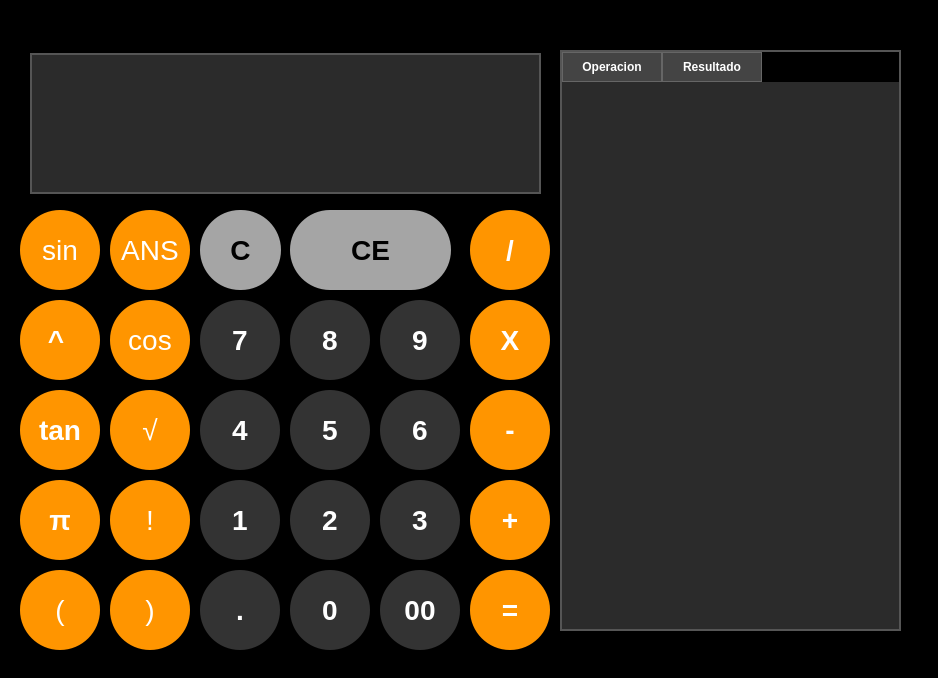
<?xml version="1.0" encoding="UTF-8"?>
<ui version="4.0">
 <class>MainWindow</class>
 <widget class="QMainWindow" name="MainWindow">
  <property name="geometry">
   <rect>
    <x>0</x>
    <y>0</y>
    <width>938</width>
    <height>678</height>
   </rect>
  </property>
  <property name="minimumSize">
   <size>
    <width>938</width>
    <height>678</height>
   </size>
  </property>
  <property name="maximumSize">
   <size>
    <width>938</width>
    <height>678</height>
   </size>
  </property>
  <property name="font">
   <font>
    <pointsize>13</pointsize>
   </font>
  </property>
  <property name="windowTitle">
   <string>MainWindow</string>
  </property>
  <property name="styleSheet">
   <string notr="true">background-color: black;</string>
  </property>
  <widget class="QWidget" name="centralwidget">
   <property name="autoFillBackground">
    <bool>false</bool>
   </property>
   <property name="styleSheet">
    <string notr="true"/>
   </property>
   <widget class="QPushButton" name="btn_borrar_todo">
    <property name="geometry">
     <rect>
      <x>200</x>
      <y>210</y>
      <width>81</width>
      <height>80</height>
     </rect>
    </property>
    <property name="styleSheet">
     <string notr="true">QPushButton {
    font-family: &quot;Arial&quot;;
    font-weight: bold;
    font-size: 28px;
    border-radius: 40px;
    min-width: 80px;
    min-height: 80px;
    border: none;
}

QPushButton {
    background-color: #A5A5A5;
    color: black;
}

QPushButton:hover {
    background-color: #BFBFBF;
}

QPushButton:pressed {
    background-color: #D4D4D2;
}</string>
    </property>
    <property name="text">
     <string>C</string>
    </property>
   </widget>
   <widget class="QPushButton" name="btn_borrar_ultimo_digito">
    <property name="geometry">
     <rect>
      <x>290</x>
      <y>210</y>
      <width>161</width>
      <height>80</height>
     </rect>
    </property>
    <property name="sizePolicy">
     <sizepolicy hsizetype="Fixed" vsizetype="Minimum">
      <horstretch>0</horstretch>
      <verstretch>0</verstretch>
     </sizepolicy>
    </property>
    <property name="styleSheet">
     <string notr="true">QPushButton {
    font-family: &quot;Arial&quot;;
    font-weight: bold;
    font-size: 28px;
    border-radius: 40px;
    min-width: 80px;
    min-height: 80px;
    border: none;
}

QPushButton {
    background-color: #A5A5A5;
    color: black;
}

QPushButton:hover {
    background-color: #BFBFBF;
}

QPushButton:pressed {
    background-color: #D4D4D2;
}</string>
    </property>
    <property name="text">
     <string>CE</string>
    </property>
   </widget>
   <widget class="QPushButton" name="btn_n9">
    <property name="geometry">
     <rect>
      <x>380</x>
      <y>300</y>
      <width>80</width>
      <height>80</height>
     </rect>
    </property>
    <property name="styleSheet">
     <string notr="true">QPushButton {
    font-family: &quot;Arial&quot;;
    font-weight: bold;
    font-size: 28px;
    border-radius: 40px;
    min-width: 80px;
    min-height: 80px;
    border: none;
}

QPushButton {
    background-color: #333333;
    color: white;
}

QPushButton:hover {
    background-color: #4D4D4D;
}

QPushButton:pressed {
    background-color: #666666;
}</string>
    </property>
    <property name="text">
     <string>9</string>
    </property>
   </widget>
   <widget class="QPushButton" name="btn_n8">
    <property name="geometry">
     <rect>
      <x>290</x>
      <y>300</y>
      <width>80</width>
      <height>80</height>
     </rect>
    </property>
    <property name="styleSheet">
     <string notr="true">QPushButton {
    font-family: &quot;Arial&quot;;
    font-weight: bold;
    font-size: 28px;
    border-radius: 40px;
    min-width: 80px;
    min-height: 80px;
    border: none;
}

QPushButton {
    background-color: #333333;
    color: white;
}

QPushButton:hover {
    background-color: #4D4D4D;
}

QPushButton:pressed {
    background-color: #666666;
}</string>
    </property>
    <property name="text">
     <string>8</string>
    </property>
   </widget>
   <widget class="QPushButton" name="btn_n7">
    <property name="geometry">
     <rect>
      <x>200</x>
      <y>300</y>
      <width>80</width>
      <height>80</height>
     </rect>
    </property>
    <property name="styleSheet">
     <string notr="true">QPushButton {
    font-family: &quot;Arial&quot;;
    font-weight: bold;
    font-size: 28px;
    border-radius: 40px;
    min-width: 80px;
    min-height: 80px;
    border: none;
}

QPushButton {
    background-color: #333333;
    color: white;
}

QPushButton:hover {
    background-color: #4D4D4D;
}

QPushButton:pressed {
    background-color: #666666;
}</string>
    </property>
    <property name="text">
     <string>7</string>
    </property>
   </widget>
   <widget class="QPushButton" name="btn_dividir">
    <property name="geometry">
     <rect>
      <x>470</x>
      <y>210</y>
      <width>80</width>
      <height>80</height>
     </rect>
    </property>
    <property name="styleSheet">
     <string notr="true">QPushButton {
    font-family: &quot;Arial&quot;; /* Usa una fuente integrada en el sistema */
    font-weight: bold;
    font-size: 28px;
    border-radius: 40px;
    min-width: 80px;
    min-height: 80px;
    border: none;
}

QPushButton {
    background-color: #FF9500;
    color: white;
}

QPushButton:hover {
    background-color: #FFB04C;
}

QPushButton:pressed {
    background-color: #CC7600;
}
</string>
    </property>
    <property name="text">
     <string>/</string>
    </property>
   </widget>
   <widget class="QPushButton" name="btn_n6">
    <property name="geometry">
     <rect>
      <x>380</x>
      <y>390</y>
      <width>80</width>
      <height>80</height>
     </rect>
    </property>
    <property name="styleSheet">
     <string notr="true">QPushButton {
    font-family: &quot;Arial&quot;;
    font-weight: bold;
    font-size: 28px;
    border-radius: 40px;
    min-width: 80px;
    min-height: 80px;
    border: none;
}

QPushButton {
    background-color: #333333;
    color: white;
}

QPushButton:hover {
    background-color: #4D4D4D;
}

QPushButton:pressed {
    background-color: #666666;
}</string>
    </property>
    <property name="text">
     <string>6</string>
    </property>
   </widget>
   <widget class="QPushButton" name="btn_n5">
    <property name="geometry">
     <rect>
      <x>290</x>
      <y>390</y>
      <width>80</width>
      <height>80</height>
     </rect>
    </property>
    <property name="styleSheet">
     <string notr="true">QPushButton {
    font-family: &quot;Arial&quot;;
    font-weight: bold;
    font-size: 28px;
    border-radius: 40px;
    min-width: 80px;
    min-height: 80px;
    border: none;
}

QPushButton {
    background-color: #333333;
    color: white;
}

QPushButton:hover {
    background-color: #4D4D4D;
}

QPushButton:pressed {
    background-color: #666666;
}</string>
    </property>
    <property name="text">
     <string>5</string>
    </property>
   </widget>
   <widget class="QPushButton" name="btn_n4">
    <property name="geometry">
     <rect>
      <x>200</x>
      <y>390</y>
      <width>80</width>
      <height>80</height>
     </rect>
    </property>
    <property name="styleSheet">
     <string notr="true">QPushButton {
    font-family: &quot;Arial&quot;;
    font-weight: bold;
    font-size: 28px;
    border-radius: 40px;
    min-width: 80px;
    min-height: 80px;
    border: none;
}

QPushButton {
    background-color: #333333;
    color: white;
}

QPushButton:hover {
    background-color: #4D4D4D;
}

QPushButton:pressed {
    background-color: #666666;
}</string>
    </property>
    <property name="text">
     <string>4</string>
    </property>
   </widget>
   <widget class="QPushButton" name="btn_multiplicar">
    <property name="geometry">
     <rect>
      <x>470</x>
      <y>300</y>
      <width>80</width>
      <height>80</height>
     </rect>
    </property>
    <property name="styleSheet">
     <string notr="true">QPushButton {
    font-family: &quot;Arial&quot;; /* Usa una fuente integrada en el sistema */
    font-weight: bold;
    font-size: 28px;
    border-radius: 40px;
    min-width: 80px;
    min-height: 80px;
    border: none;
}

QPushButton {
    background-color: #FF9500;
    color: white;
}

QPushButton:hover {
    background-color: #FFB04C;
}

QPushButton:pressed {
    background-color: #CC7600;
}
</string>
    </property>
    <property name="text">
     <string>X</string>
    </property>
   </widget>
   <widget class="QPushButton" name="btn_n3">
    <property name="geometry">
     <rect>
      <x>380</x>
      <y>480</y>
      <width>80</width>
      <height>80</height>
     </rect>
    </property>
    <property name="styleSheet">
     <string notr="true">QPushButton {
    font-family: &quot;Arial&quot;;
    font-weight: bold;
    font-size: 28px;
    border-radius: 40px;
    min-width: 80px;
    min-height: 80px;
    border: none;
}

QPushButton {
    background-color: #333333;
    color: white;
}

QPushButton:hover {
    background-color: #4D4D4D;
}

QPushButton:pressed {
    background-color: #666666;
}</string>
    </property>
    <property name="text">
     <string>3</string>
    </property>
   </widget>
   <widget class="QPushButton" name="btn_n2">
    <property name="geometry">
     <rect>
      <x>290</x>
      <y>480</y>
      <width>80</width>
      <height>80</height>
     </rect>
    </property>
    <property name="styleSheet">
     <string notr="true">QPushButton {
    font-family: &quot;Arial&quot;;
    font-weight: bold;
    font-size: 28px;
    border-radius: 40px;
    min-width: 80px;
    min-height: 80px;
    border: none;
}

QPushButton {
    background-color: #333333;
    color: white;
}

QPushButton:hover {
    background-color: #4D4D4D;
}

QPushButton:pressed {
    background-color: #666666;
}</string>
    </property>
    <property name="text">
     <string>2</string>
    </property>
   </widget>
   <widget class="QPushButton" name="btn_n1">
    <property name="geometry">
     <rect>
      <x>200</x>
      <y>480</y>
      <width>80</width>
      <height>80</height>
     </rect>
    </property>
    <property name="styleSheet">
     <string notr="true">QPushButton {
    font-family: &quot;Arial&quot;;
    font-weight: bold;
    font-size: 28px;
    border-radius: 40px;
    min-width: 80px;
    min-height: 80px;
    border: none;
}

QPushButton {
    background-color: #333333;
    color: white;
}

QPushButton:hover {
    background-color: #4D4D4D;
}

QPushButton:pressed {
    background-color: #666666;
}</string>
    </property>
    <property name="text">
     <string>1</string>
    </property>
   </widget>
   <widget class="QPushButton" name="btn_restar">
    <property name="geometry">
     <rect>
      <x>470</x>
      <y>390</y>
      <width>80</width>
      <height>80</height>
     </rect>
    </property>
    <property name="styleSheet">
     <string notr="true">QPushButton {
    font-family: &quot;Arial&quot;; /* Usa una fuente integrada en el sistema */
    font-weight: bold;
    font-size: 28px;
    border-radius: 40px;
    min-width: 80px;
    min-height: 80px;
    border: none;
}

QPushButton {
    background-color: #FF9500;
    color: white;
}

QPushButton:hover {
    background-color: #FFB04C;
}

QPushButton:pressed {
    background-color: #CC7600;
}
</string>
    </property>
    <property name="text">
     <string>-</string>
    </property>
   </widget>
   <widget class="QPushButton" name="btn_punto">
    <property name="geometry">
     <rect>
      <x>200</x>
      <y>570</y>
      <width>80</width>
      <height>80</height>
     </rect>
    </property>
    <property name="styleSheet">
     <string notr="true">QPushButton {
    font-family: &quot;Arial&quot;;
    font-weight: bold;
    font-size: 28px;
    border-radius: 40px;
    min-width: 80px;
    min-height: 80px;
    border: none;
}

QPushButton {
    background-color: #333333;
    color: white;
}

QPushButton:hover {
    background-color: #4D4D4D;
}

QPushButton:pressed {
    background-color: #666666;
}</string>
    </property>
    <property name="text">
     <string>.</string>
    </property>
   </widget>
   <widget class="QPushButton" name="btn_n0">
    <property name="geometry">
     <rect>
      <x>290</x>
      <y>570</y>
      <width>80</width>
      <height>80</height>
     </rect>
    </property>
    <property name="styleSheet">
     <string notr="true">QPushButton {
    font-family: &quot;Arial&quot;;
    font-weight: bold;
    font-size: 28px;
    border-radius: 40px;
    min-width: 80px;
    min-height: 80px;
    border: none;
}

QPushButton {
    background-color: #333333;
    color: white;
}

QPushButton:hover {
    background-color: #4D4D4D;
}

QPushButton:pressed {
    background-color: #666666;
}</string>
    </property>
    <property name="text">
     <string>0</string>
    </property>
   </widget>
   <widget class="QPushButton" name="btn_sumar">
    <property name="geometry">
     <rect>
      <x>470</x>
      <y>480</y>
      <width>80</width>
      <height>80</height>
     </rect>
    </property>
    <property name="styleSheet">
     <string notr="true">QPushButton {
    font-family: &quot;Arial&quot;; /* Usa una fuente integrada en el sistema */
    font-weight: bold;
    font-size: 28px;
    border-radius: 40px;
    min-width: 80px;
    min-height: 80px;
    border: none;
}

QPushButton {
    background-color: #FF9500;
    color: white;
}

QPushButton:hover {
    background-color: #FFB04C;
}

QPushButton:pressed {
    background-color: #CC7600;
}
</string>
    </property>
    <property name="text">
     <string>+</string>
    </property>
   </widget>
   <widget class="QPushButton" name="btn_exponente">
    <property name="geometry">
     <rect>
      <x>20</x>
      <y>300</y>
      <width>80</width>
      <height>80</height>
     </rect>
    </property>
    <property name="styleSheet">
     <string notr="true">QPushButton {
    font-family: &quot;Arial&quot;;
    font-weight: bold;
    font-size: 28px;
    border-radius: 40px;
    min-width: 80px;
    min-height: 80px;
    border: none;
}

QPushButton {
    background-color: #FF9500;
    color: white;
}

QPushButton:hover {
    background-color: #FFB04C;
}

QPushButton:pressed {
    background-color: #CC7600;
}
</string>
    </property>
    <property name="text">
     <string>^ </string>
    </property>
   </widget>
   <widget class="QTextEdit" name="editText_pantalla">
    <property name="geometry">
     <rect>
      <x>30</x>
      <y>53</y>
      <width>511</width>
      <height>141</height>
     </rect>
    </property>
    <property name="font">
     <font>
      <family>Arial</family>
      <pointsize>-1</pointsize>
      <bold>true</bold>
     </font>
    </property>
    <property name="autoFillBackground">
     <bool>false</bool>
    </property>
    <property name="styleSheet">
     <string notr="true">QTextEdit {
    background-color: #2b2b2b;  /* Fondo oscuro */
    color: white;  /* Texto blanco */
    font-family: &quot;Arial&quot;;  
    font-size: 48px;  
    font-weight: bold;
    border: 2px solid #555;  /* Borde similar a la tabla */
    padding: 10px;
    selection-background-color: #4CAF50;  /* Resaltar texto seleccionado */
    selection-color: white;
}</string>
    </property>
    <property name="undoRedoEnabled">
     <bool>true</bool>
    </property>
    <property name="readOnly">
     <bool>true</bool>
    </property>
    <property name="placeholderText">
     <string/>
    </property>
   </widget>
   <widget class="QPushButton" name="btn_raiz">
    <property name="geometry">
     <rect>
      <x>110</x>
      <y>390</y>
      <width>80</width>
      <height>80</height>
     </rect>
    </property>
    <property name="styleSheet">
     <string notr="true">QPushButton {
    font-weight: black;
    font-size: 28px;
    border-radius: 40px;
    min-width: 80px;
    min-height: 80px;
    border: none;
}

QPushButton {
    background-color: #FF9500;
    color: white;
}

QPushButton:hover {
    background-color: #FFB04C;
}

QPushButton:pressed {
    background-color: #CC7600;
}
</string>
    </property>
    <property name="text">
     <string>√</string>
    </property>
   </widget>
   <widget class="QPushButton" name="btn_seno">
    <property name="geometry">
     <rect>
      <x>20</x>
      <y>210</y>
      <width>80</width>
      <height>80</height>
     </rect>
    </property>
    <property name="styleSheet">
     <string notr="true">QPushButton {
    font-weight: black;
    font-size: 28px;
    border-radius: 40px;
    min-width: 80px;
    min-height: 80px;
    border: none;
}

QPushButton {
    background-color: #FF9500;
    color: white;
}

QPushButton:hover {
    background-color: #FFB04C;
}

QPushButton:pressed {
    background-color: #CC7600;
}
</string>
    </property>
    <property name="text">
     <string>sin</string>
    </property>
   </widget>
   <widget class="QPushButton" name="btn_coseno">
    <property name="geometry">
     <rect>
      <x>110</x>
      <y>300</y>
      <width>80</width>
      <height>80</height>
     </rect>
    </property>
    <property name="styleSheet">
     <string notr="true">QPushButton {
    font-weight: black;
    font-size: 28px;
    border-radius: 40px;
    min-width: 80px;
    min-height: 80px;
    border: none;
}

QPushButton {
    background-color: #FF9500;
    color: white;
}

QPushButton:hover {
    background-color: #FFB04C;
}

QPushButton:pressed {
    background-color: #CC7600;
}
</string>
    </property>
    <property name="text">
     <string>cos</string>
    </property>
   </widget>
   <widget class="QPushButton" name="btn_factorial">
    <property name="geometry">
     <rect>
      <x>110</x>
      <y>480</y>
      <width>80</width>
      <height>80</height>
     </rect>
    </property>
    <property name="styleSheet">
     <string notr="true">QPushButton {
    font-weight: black;
    font-size: 28px;
    border-radius: 40px;
    min-width: 80px;
    min-height: 80px;
    border: none;
}

QPushButton {
    background-color: #FF9500;
    color: white;
}

QPushButton:hover {
    background-color: #FFB04C;
}

QPushButton:pressed {
    background-color: #CC7600;
}
</string>
    </property>
    <property name="text">
     <string>!</string>
    </property>
   </widget>
   <widget class="QPushButton" name="btn_n00">
    <property name="geometry">
     <rect>
      <x>380</x>
      <y>570</y>
      <width>80</width>
      <height>80</height>
     </rect>
    </property>
    <property name="styleSheet">
     <string notr="true">QPushButton {
    font-family: &quot;Arial&quot;;
    font-weight: bold;
    font-size: 28px;
    border-radius: 40px;
    min-width: 80px;
    min-height: 80px;
    border: none;
}

QPushButton {
    background-color: #333333;
    color: white;
}

QPushButton:hover {
    background-color: #4D4D4D;
}

QPushButton:pressed {
    background-color: #666666;
}</string>
    </property>
    <property name="text">
     <string>00</string>
    </property>
   </widget>
   <widget class="QPushButton" name="btn_igual">
    <property name="geometry">
     <rect>
      <x>470</x>
      <y>570</y>
      <width>80</width>
      <height>80</height>
     </rect>
    </property>
    <property name="styleSheet">
     <string notr="true">QPushButton {
    font-family: &quot;Arial&quot;;
    font-weight: bold;
    font-size: 28px;
    border-radius: 40px;
    min-width: 80px;
    min-height: 80px;
    border: none;
}

QPushButton {
    background-color: #FF9500;
    color: white;
}

QPushButton:hover {
    background-color: #FFB04C;
}

QPushButton:pressed {
    background-color: #CC7600;
}
</string>
    </property>
    <property name="text">
     <string>=</string>
    </property>
   </widget>
   <widget class="QPushButton" name="btn_parentesis_cerrar">
    <property name="geometry">
     <rect>
      <x>110</x>
      <y>570</y>
      <width>80</width>
      <height>80</height>
     </rect>
    </property>
    <property name="styleSheet">
     <string notr="true">QPushButton {
    font-weight: black;
    font-size: 28px;
    border-radius: 40px;
    min-width: 80px;
    min-height: 80px;
    border: none;
}

QPushButton {
    background-color: #FF9500;
    color: white;
}

QPushButton:hover {
    background-color: #FFB04C;
}

QPushButton:pressed {
    background-color: #CC7600;
}
</string>
    </property>
    <property name="text">
     <string>)</string>
    </property>
   </widget>
   <widget class="QPushButton" name="btn_parentesis_abrir">
    <property name="geometry">
     <rect>
      <x>20</x>
      <y>570</y>
      <width>80</width>
      <height>80</height>
     </rect>
    </property>
    <property name="styleSheet">
     <string notr="true">QPushButton {
    font-weight: black;
    font-size: 28px;
    border-radius: 40px;
    min-width: 80px;
    min-height: 80px;
    border: none;
}

QPushButton {
    background-color: #FF9500;
    color: white;
}

QPushButton:hover {
    background-color: #FFB04C;
}

QPushButton:pressed {
    background-color: #CC7600;
}
</string>
    </property>
    <property name="text">
     <string>(</string>
    </property>
   </widget>
   <widget class="QPushButton" name="btn_tangente">
    <property name="geometry">
     <rect>
      <x>20</x>
      <y>390</y>
      <width>80</width>
      <height>80</height>
     </rect>
    </property>
    <property name="styleSheet">
     <string notr="true">QPushButton {
    font-family: &quot;Arial&quot;;
    font-weight: bold;
    font-size: 28px;
    border-radius: 40px;
    min-width: 80px;
    min-height: 80px;
    border: none;
}

QPushButton {
    background-color: #FF9500;
    color: white;
}

QPushButton:hover {
    background-color: #FFB04C;
}

QPushButton:pressed {
    background-color: #CC7600;
}
</string>
    </property>
    <property name="text">
     <string>tan</string>
    </property>
   </widget>
   <widget class="QPushButton" name="btn_numero_pi">
    <property name="geometry">
     <rect>
      <x>20</x>
      <y>480</y>
      <width>80</width>
      <height>80</height>
     </rect>
    </property>
    <property name="styleSheet">
     <string notr="true">QPushButton {
    font-family: &quot;Arial&quot;;
    font-weight: bold;
    font-size: 28px;
    border-radius: 40px;
    min-width: 80px;
    min-height: 80px;
    border: none;
}

QPushButton {
    background-color: #FF9500;
    color: white;
}

QPushButton:hover {
    background-color: #FFB04C;
}

QPushButton:pressed {
    background-color: #CC7600;
}
</string>
    </property>
    <property name="text">
     <string>π</string>
    </property>
   </widget>
   <widget class="QPushButton" name="btn_ans">
    <property name="geometry">
     <rect>
      <x>110</x>
      <y>210</y>
      <width>80</width>
      <height>80</height>
     </rect>
    </property>
    <property name="styleSheet">
     <string notr="true">QPushButton {
    font-weight: black;
    font-size: 28px;
    border-radius: 40px;
    min-width: 80px;
    min-height: 80px;
    border: none;
}

QPushButton {
    background-color: #FF9500;
    color: white;
}

QPushButton:hover {
    background-color: #FFB04C;
}

QPushButton:pressed {
    background-color: #CC7600;
}
</string>
    </property>
    <property name="text">
     <string>ANS</string>
    </property>
   </widget>
   <widget class="QTableWidget" name="Cview_registro">
    <property name="geometry">
     <rect>
      <x>560</x>
      <y>50</y>
      <width>341</width>
      <height>581</height>
     </rect>
    </property>
    <property name="sizePolicy">
     <sizepolicy hsizetype="Ignored" vsizetype="Ignored">
      <horstretch>0</horstretch>
      <verstretch>0</verstretch>
     </sizepolicy>
    </property>
    <property name="maximumSize">
     <size>
      <width>351</width>
      <height>581</height>
     </size>
    </property>
    <property name="styleSheet">
     <string notr="true">QTableWidget {
    background-color: #2b2b2b;  /* Fondo oscuro */
    color: white;  /* Texto blanco */
    gridline-color: #555;  /* Líneas de la tabla */
    font-size: 15px;
    selection-background-color: #4CAF50; /* Fondo de selección */
    selection-color: white; /* Color del texto seleccionado */
    border: 2px solid #555;  /* Borde alrededor de la tabla */
}

QHeaderView::section {
    background-color: #444;  /* Fondo de los encabezados */
    color: white;
    padding: 5px;
    border: 1px solid #666;
    font-weight: bold;
}

QTableWidget::item {
    padding: 8px;
}

QTableWidget::item:selected {
    background-color: #4CAF50; /* Color de selección */
    color: white;
}

QScrollBar:vertical {
    border: none;
    background: #333;
    width: 10px;
}

QScrollBar::handle:vertical {
    background: #555;
    min-height: 20px;
}

QScrollBar::add-line:vertical, QScrollBar::sub-line:vertical {
    background: none;
    border: none;
}
</string>
    </property>
    <property name="frameShape">
     <enum>QFrame::Shape::NoFrame</enum>
    </property>
    <property name="frameShadow">
     <enum>QFrame::Shadow::Raised</enum>
    </property>
    <property name="verticalScrollBarPolicy">
     <enum>Qt::ScrollBarPolicy::ScrollBarAsNeeded</enum>
    </property>
    <property name="horizontalScrollBarPolicy">
     <enum>Qt::ScrollBarPolicy::ScrollBarAsNeeded</enum>
    </property>
    <property name="sizeAdjustPolicy">
     <enum>QAbstractScrollArea::SizeAdjustPolicy::AdjustIgnored</enum>
    </property>
    <property name="autoScroll">
     <bool>true</bool>
    </property>
    <property name="autoScrollMargin">
     <number>16</number>
    </property>
    <property name="dragEnabled">
     <bool>false</bool>
    </property>
    <property name="verticalScrollMode">
     <enum>QAbstractItemView::ScrollMode::ScrollPerItem</enum>
    </property>
    <attribute name="horizontalHeaderVisible">
     <bool>true</bool>
    </attribute>
    <attribute name="horizontalHeaderStretchLastSection">
     <bool>false</bool>
    </attribute>
    <attribute name="verticalHeaderCascadingSectionResizes">
     <bool>false</bool>
    </attribute>
    <attribute name="verticalHeaderShowSortIndicator" stdset="0">
     <bool>false</bool>
    </attribute>
    <attribute name="verticalHeaderStretchLastSection">
     <bool>true</bool>
    </attribute>
    <column>
     <property name="text">
      <string>Operacion</string>
     </property>
    </column>
    <column>
     <property name="text">
      <string>Resultado</string>
     </property>
    </column>
   </widget>
  </widget>
 </widget>
 <resources/>
 <connections/>
</ui>
